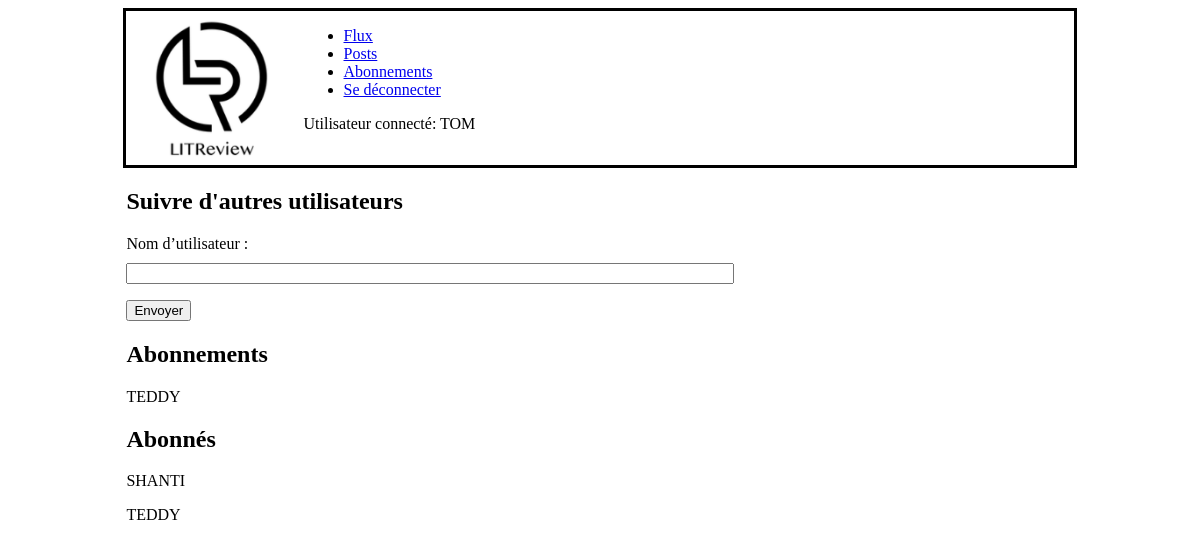
/abonnements/ (signed in), run on the app's committed database.
### Review_Ticket/models.py (models this page shows)
class UserFollows(models.Model):
    user = models.ForeignKey(User, on_delete=models.CASCADE, related_name='following')
    followed_user = models.ForeignKey(User, on_delete=models.CASCADE, related_name='followed_by')
    class Meta:
        unique_together = ('user', 'followed_user')
    @staticmethod
    def get_user_follow(user_log):
        user_bdd = User.objects.get(username=user_log)
        return UserFollows.objects.filter(user=user_bdd)
    @staticmethod
    def get_followers(user_log):
        user_bdd = User.objects.get(username=user_log)
        return UserFollows.objects.filter(followed_user=user_bdd)

### Review_Ticket/views.py (the view, shortened to what this page needs)
# urls.py: path('abonnements/', Abonnements.as_view(), name='abonnements'),
class Abonnements(View):
    template_name = 'abonnements.html'
    form_class = Folow_User
    def get(self, request):
        form = self.form_class()
        user_log = request.user.get_username()
        fl_user = UserFollows.get_user_follow(user_log)
        followers = UserFollows.get_followers(user_log)
        return render(request, self.template_name, context={'form': form,
                                                            'user_log': user_log,
                                                            'fl_user': fl_user,
                                                            'followers': followers})

### Review_Ticket/forms.py
class Folow_User(forms.Form):
    username = forms.CharField(max_length=63, label='Nom d’utilisateur')

### Review_Ticket/templates/abonnements.html (shortened to what this page needs)
{% include 'dashboard.html' %}
<section id="abonnements">
<h2>Suivre d'autres utilisateurs</h2>
	<form method="POST">
		{{ form.as_p }}
	<button type="submit" >Envoyer</button>
	</form>
<h2>Abonnements</h2>
	{% for user in fl_user %}
		<p>{{user.followed_user|upper}}</p>
	{% endfor %}
<h2>Abonnés</h2>
	{% for user in followers %}
		<p>{{user.user|upper}}</p>
	{% endfor %}
</section>

### Review_Ticket/templates/dashboard.html
{% extends 'base.html' %}
{% load static %}
{% block nav %}
	<nav>
  		<ul>
    		<li><a href="#Accueil">Flux</a></li>
   			<li><a href="#Apropos">Posts</a></li>
    		<li><a href="{% url 'abonnements' %}">Abonnements</a></li>
    		<li><a href="{% url 'logout' %}">Se déconnecter</a></li>
  		</ul>
  		<p id="userr">Utilisateur connecté: {{ user_log|upper }}</p>
	</nav>
{% endblock %}

### LITReview/static/styles.css (style rules this page uses)
#abonnements { width: 80%; margin: auto; }
#tcreate_ticket_form, label { display: block; margin-bottom: 10px; }
#tcreate_ticket_form, input, textarea { width: 600px; }

### data on the page
UserFollows: followed_user "TEDDY"
UserFollows: user "SHANTI"
UserFollows: user "TEDDY"

### other printed values
{{ user_log|upper }} "TOM"
